Frame 1 (no input): blank canvas, image omitted
Frame 60 (no input): blank canvas, image omitted
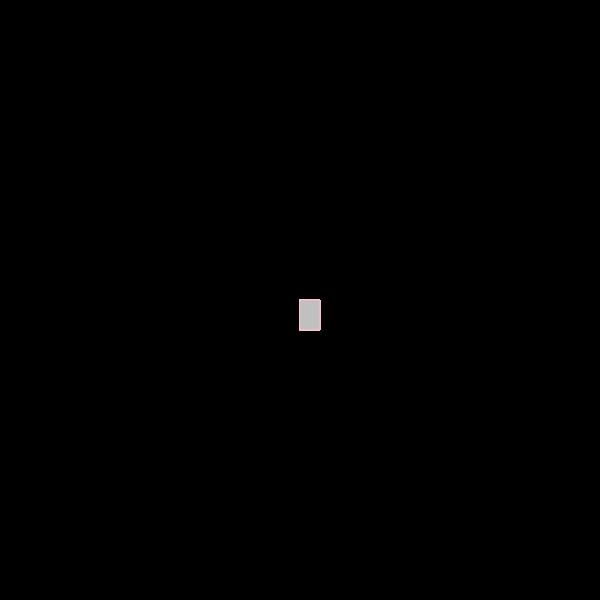
Frame 120 (the mouse pressed at the canvas centre since frame 60)

The p5.js sketch whose frames 1 and 60 were blank and that drew this single picture after the mouse press (run headless with seeded random() and noise() and a simulated clock; from frame 60 on, the mouse is pressed at the canvas centre):

// p5.js sketch
// ── sketch.js
function setup() {
  createCanvas(600 , 600);
  background("black");
} 
//desenha o tamanho da tela e pinta a tela

function draw() {
  
  stroke ("pink");
  fill ("silver");
  
 // console.log(mouseIsPressed)
  if(mouseIsPressed){rect (mouseX, mouseY, 20, 30)};
} 
//só funciona quando o mouse está pressionado 
